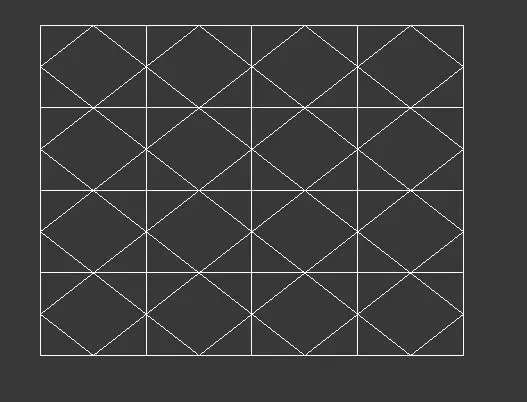
#> input picture images/horizon_vertical.jpg, 527 x 402 px
$ jupyter execute 09_horizon_vertical_line.ipynb
#> lines starting #> are read from the running program, lines starting #| are printed output that depends on the picture; after the words box and inside, x2 and y2 are one past the last pixel; in counts of white or black regions, pixels touching at a corner belong together
[cell 1]
import numpy as np
import cv2
from PIL import Image
import skimage
import matplotlib.pyplot as plt

# 1.载入图形

[cell 2]
image = cv2.imread("../images/horizon_vertical.jpg", flags=0)
#> image is the input picture: shape (402, 527); min 27, max 255, mean 62.7
plt.imshow(image, cmap="gray")

# 2.转为二值图像

[cell 3]
bin = cv2.adaptiveThreshold(
    src=image,
    maxValue=255,
    adaptiveMethod=cv2.ADAPTIVE_THRESH_MEAN_C,
    thresholdType=cv2.THRESH_BINARY,
    blockSize=5,
    C=-2,
)
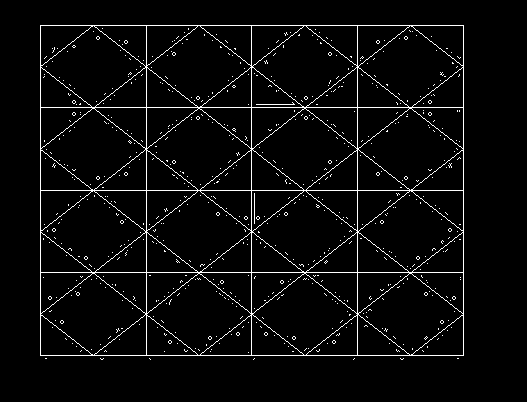
#> bin: shape (402, 527); 4.1% white in thin lines or dots, all inside (x1, y1, x2, y2) = (40, 25, 464, 360)
plt.imshow(bin, cmap="gray")

# 3.定义结构元素

[cell 4]
vline = np.ones((20, 1))
vline

[cell 5]
hline = np.ones((1, 20))
hline

# 4.定义检测函数

[cell 6]
def detect_line(bin: np.ndarray, kernel: np.ndarray):
    # 开操作 （腐蚀+膨胀）提取 水平与垂直线
    erosion  = cv2.erode(src=bin, kernel=kernel)
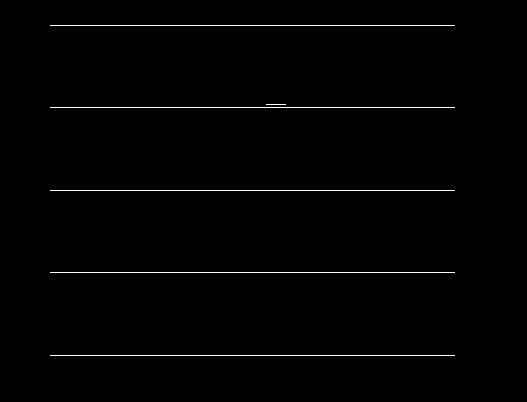
#> erosion: shape (402, 527); 0.97% white in thin lines or dots, all inside (x1, y1, x2, y2) = (50, 25, 455, 356)
    dilation = cv2.dilate(src=erosion, kernel=kernel)
#> dilation: shape (402, 527); 1% white in thin lines or dots, all inside (x1, y1, x2, y2) = (41, 25, 465, 356)

    # 一些可有可无的后处理
    inv = cv2.bitwise_not(src=dilation) # 像素取反操作
    blur = cv2.blur(src=inv, ksize=(3, 3))
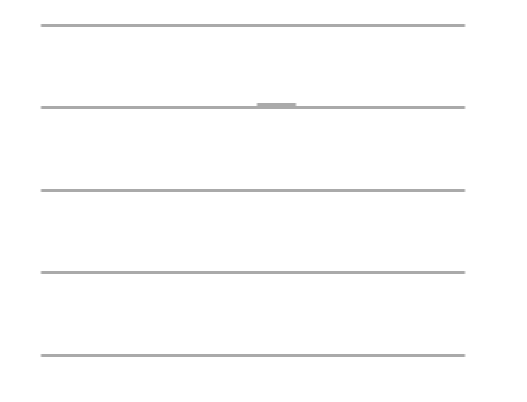
#> blur: shape (402, 527); min 170, max 255, mean 252.4

    plt.imshow(blur, cmap="gray")

[cell 7]
detect_line(bin, hline)

[cell 8]
detect_line(bin, vline)
#> in detect_line (call 2), `erosion  = cv2.erode(src=bin, kernel=kernel)`:
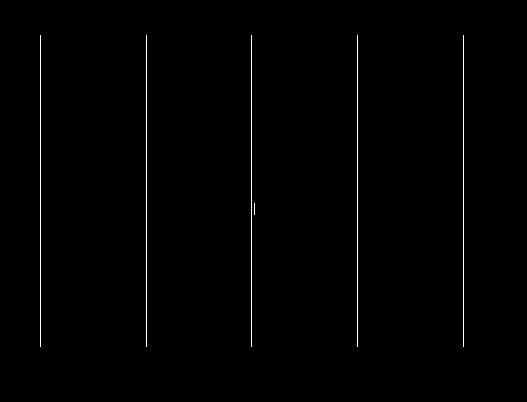
#> erosion: shape (402, 527); 0.74% white in thin lines or dots, all inside (x1, y1, x2, y2) = (40, 35, 464, 347)
#> in detect_line (call 2), `dilation = cv2.dilate(src=erosion, kernel=kernel)`: dilation: shape (402, 527); 0.8% white in thin lines or dots, all inside (x1, y1, x2, y2) = (40, 26, 464, 357)
#> in detect_line (call 2), `blur = cv2.blur(src=inv, ksize=(3, 3))`:
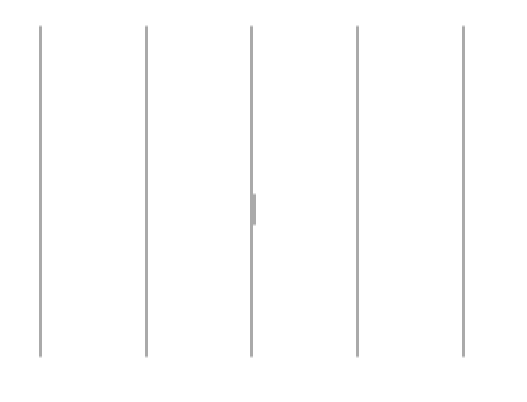
#> blur: shape (402, 527); min 170, max 255, mean 253
